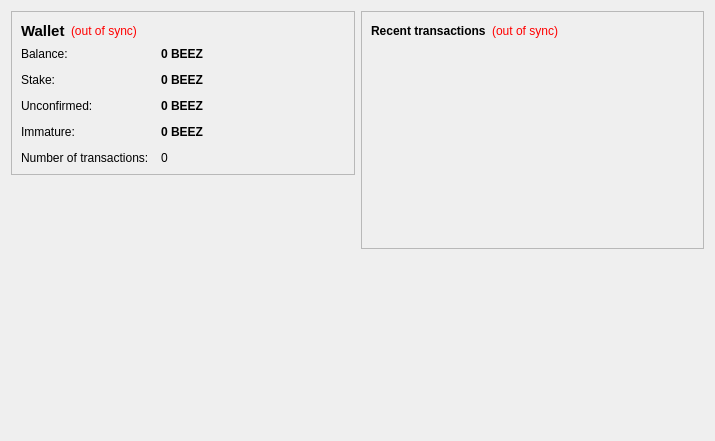
<?xml version="1.0" encoding="UTF-8"?>
<ui version="4.0">
 <class>OverviewPage</class>
 <widget class="QWidget" name="OverviewPage">
  <property name="geometry">
   <rect>
    <x>0</x>
    <y>0</y>
    <width>715</width>
    <height>441</height>
   </rect>
  </property>
  <property name="windowTitle">
   <string>Form</string>
  </property>
  <layout class="QHBoxLayout" name="horizontalLayout" stretch="1,1">
   <item>
    <layout class="QVBoxLayout" name="verticalLayout_2">
     <item>
      <widget class="QFrame" name="frame">
       <property name="frameShape">
        <enum>QFrame::StyledPanel</enum>
       </property>
       <property name="frameShadow">
        <enum>QFrame::Raised</enum>
       </property>
       <layout class="QVBoxLayout" name="verticalLayout_4">
        <item>
         <layout class="QHBoxLayout" name="horizontalLayout_4">
          <item>
           <widget class="QLabel" name="label_5">
            <property name="font">
             <font>
              <pointsize>11</pointsize>
              <weight>75</weight>
              <bold>true</bold>
             </font>
            </property>
            <property name="text">
             <string>Wallet</string>
            </property>
           </widget>
          </item>
          <item>
           <widget class="QLabel" name="labelWalletStatus">
            <property name="toolTip">
             <string>The displayed information may be out of date. Your wallet automatically synchronizes with the BeezerCoin network after a connection is established, but this process has not completed yet.</string>
            </property>
            <property name="styleSheet">
             <string notr="true">QLabel { color: red; }</string>
            </property>
            <property name="text">
             <string notr="true">(out of sync)</string>
            </property>
            <property name="alignment">
             <set>Qt::AlignLeading|Qt::AlignLeft|Qt::AlignVCenter</set>
            </property>
           </widget>
          </item>
          <item>
           <spacer name="horizontalSpacer_2">
            <property name="orientation">
             <enum>Qt::Horizontal</enum>
            </property>
            <property name="sizeHint" stdset="0">
             <size>
              <width>40</width>
              <height>20</height>
             </size>
            </property>
           </spacer>
          </item>
         </layout>
        </item>
        <item>
         <layout class="QFormLayout" name="formLayout_2">
          <property name="fieldGrowthPolicy">
           <enum>QFormLayout::AllNonFixedFieldsGrow</enum>
          </property>
          <property name="horizontalSpacing">
           <number>12</number>
          </property>
          <property name="verticalSpacing">
           <number>12</number>
          </property>
          <item row="0" column="0">
           <widget class="QLabel" name="label">
            <property name="text">
             <string>Balance:</string>
            </property>
           </widget>
          </item>
          <item row="0" column="1">
           <widget class="QLabel" name="labelBalance">
            <property name="font">
             <font>
              <weight>75</weight>
              <bold>true</bold>
             </font>
            </property>
            <property name="cursor">
             <cursorShape>IBeamCursor</cursorShape>
            </property>
            <property name="toolTip">
             <string>Your current balance</string>
            </property>
            <property name="text">
             <string notr="true">0 BEEZ</string>
            </property>
            <property name="textInteractionFlags">
             <set>Qt::LinksAccessibleByMouse|Qt::TextSelectableByKeyboard|Qt::TextSelectableByMouse</set>
            </property>
           </widget>
          </item>
          <item row="1" column="0">
           <widget class="QLabel" name="label_6">
            <property name="text">
             <string>Stake:</string>
            </property>
           </widget>
          </item>
          <item row="1" column="1">
           <widget class="QLabel" name="labelStake">
            <property name="font">
             <font>
              <weight>75</weight>
              <bold>true</bold>
             </font>
            </property>
            <property name="cursor">
             <cursorShape>IBeamCursor</cursorShape>
            </property>
            <property name="toolTip">
             <string>Total of coins that was staked, and do not yet count toward the current balance</string>
            </property>
            <property name="text">
             <string notr="true">0 BEEZ</string>
            </property>
            <property name="textInteractionFlags">
             <set>Qt::LinksAccessibleByMouse|Qt::TextSelectableByKeyboard|Qt::TextSelectableByMouse</set>
            </property>
           </widget>
          </item>
          <item row="2" column="0">
           <widget class="QLabel" name="label_3">
            <property name="text">
             <string>Unconfirmed:</string>
            </property>
           </widget>
          </item>
          <item row="2" column="1">
           <widget class="QLabel" name="labelUnconfirmed">
            <property name="font">
             <font>
              <weight>75</weight>
              <bold>true</bold>
             </font>
            </property>
            <property name="cursor">
             <cursorShape>IBeamCursor</cursorShape>
            </property>
            <property name="toolTip">
             <string>Total of transactions that have yet to be confirmed, and do not yet count toward the current balance</string>
            </property>
            <property name="text">
             <string notr="true">0 BEEZ</string>
            </property>
            <property name="textInteractionFlags">
             <set>Qt::LinksAccessibleByMouse|Qt::TextSelectableByKeyboard|Qt::TextSelectableByMouse</set>
            </property>
           </widget>
          </item>
          <item row="3" column="0">
           <widget class="QLabel" name="labelImmatureText">
            <property name="text">
             <string>Immature:</string>
            </property>
           </widget>
          </item>
          <item row="3" column="1">
           <widget class="QLabel" name="labelImmature">
            <property name="font">
             <font>
              <weight>75</weight>
              <bold>true</bold>
             </font>
            </property>
            <property name="toolTip">
             <string>Mined balance that has not yet matured</string>
            </property>
            <property name="text">
             <string notr="true">0 BEEZ</string>
            </property>
            <property name="textInteractionFlags">
             <set>Qt::LinksAccessibleByMouse|Qt::TextSelectableByKeyboard|Qt::TextSelectableByMouse</set>
            </property>
           </widget>
          </item>
          <item row="4" column="0">
           <widget class="QLabel" name="label_2">
            <property name="text">
             <string>Number of transactions:</string>
            </property>
           </widget>
          </item>
          <item row="4" column="1">
           <widget class="QLabel" name="labelNumTransactions">
            <property name="toolTip">
             <string>Total number of transactions in wallet</string>
            </property>
            <property name="text">
             <string notr="true">0</string>
            </property>
           </widget>
          </item>
         </layout>
        </item>
       </layout>
      </widget>
     </item>
     <item>
      <spacer name="verticalSpacer">
       <property name="orientation">
        <enum>Qt::Vertical</enum>
       </property>
       <property name="sizeHint" stdset="0">
        <size>
         <width>20</width>
         <height>40</height>
        </size>
       </property>
      </spacer>
     </item>
     <item>
      <widget class="QLabel" name="label_6">
       <property name="text">
        <string/>
       </property>
       <property name="pixmap">
        <pixmap resource="../bitcoin.qrc">:/images/backg</pixmap>
       </property>
       <property name="scaledContents">
        <bool>false</bool>
       </property>
       <property name="alignment">
        <set>Qt::AlignCenter</set>
       </property>
       <property name="margin">
        <number>-2</number>
       </property>
      </widget>
     </item>
    </layout>
   </item>
   <item>
    <layout class="QVBoxLayout" name="verticalLayout_3">
     <item>
      <widget class="QFrame" name="frame_2">
       <property name="frameShape">
        <enum>QFrame::StyledPanel</enum>
       </property>
       <property name="frameShadow">
        <enum>QFrame::Raised</enum>
       </property>
       <layout class="QVBoxLayout" name="verticalLayout">
        <item>
         <layout class="QHBoxLayout" name="horizontalLayout_2">
          <item>
           <widget class="QLabel" name="label_4">
            <property name="text">
             <string>&lt;b&gt;Recent transactions&lt;/b&gt;</string>
            </property>
           </widget>
          </item>
          <item>
           <widget class="QLabel" name="labelTransactionsStatus">
            <property name="toolTip">
             <string>The displayed information may be out of date. Your wallet automatically synchronizes with the BeezerCoin network after a connection is established, but this process has not completed yet.</string>
            </property>
            <property name="styleSheet">
             <string notr="true">QLabel { color: red; }</string>
            </property>
            <property name="text">
             <string notr="true">(out of sync)</string>
            </property>
            <property name="alignment">
             <set>Qt::AlignRight|Qt::AlignTrailing|Qt::AlignVCenter</set>
            </property>
           </widget>
          </item>
          <item>
           <spacer name="horizontalSpacer">
            <property name="orientation">
             <enum>Qt::Horizontal</enum>
            </property>
            <property name="sizeHint" stdset="0">
             <size>
              <width>40</width>
              <height>20</height>
             </size>
            </property>
           </spacer>
          </item>
         </layout>
        </item>
        <item>
         <widget class="QListView" name="listTransactions">
          <property name="styleSheet">
           <string notr="true">QListView { background: transparent; }</string>
          </property>
          <property name="frameShape">
           <enum>QFrame::NoFrame</enum>
          </property>
          <property name="verticalScrollBarPolicy">
           <enum>Qt::ScrollBarAlwaysOff</enum>
          </property>
          <property name="horizontalScrollBarPolicy">
           <enum>Qt::ScrollBarAlwaysOff</enum>
          </property>
          <property name="selectionMode">
           <enum>QAbstractItemView::NoSelection</enum>
          </property>
         </widget>
        </item>
       </layout>
      </widget>
     </item>
     <item>
      <spacer name="verticalSpacer_2">
       <property name="orientation">
        <enum>Qt::Vertical</enum>
       </property>
       <property name="sizeHint" stdset="0">
        <size>
         <width>20</width>
         <height>40</height>
        </size>
       </property>
      </spacer>
     </item>
    </layout>
   </item>
  </layout>
 </widget>
 <resources>
  <include location="../bitcoin.qrc"/>
 </resources>
 <connections/>
</ui>
